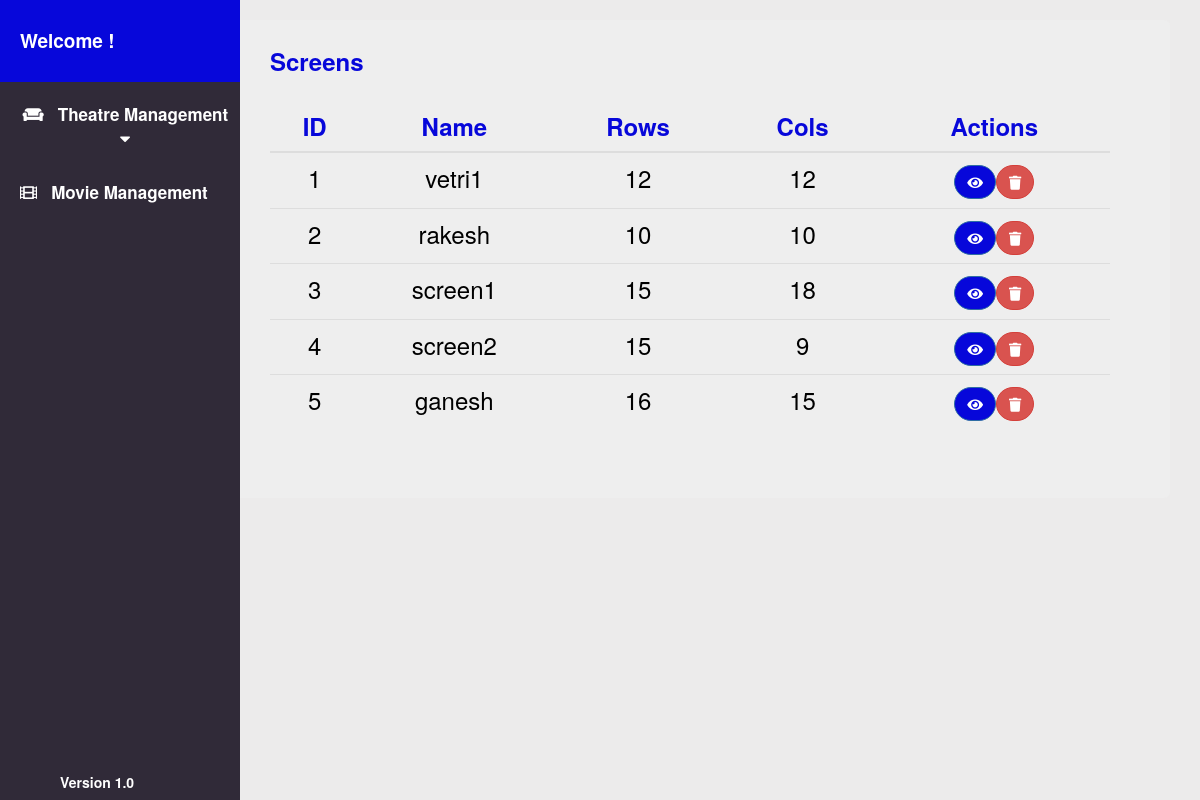
The page /manager/dashboard/screen-view/ (signed in) on the database its author committed.
### dashboard/models.py (models this page shows, shortened)
class screen(models.Model) :
    name = models.CharField(max_length=20)
    no_of_rows = models.IntegerField(validators=[MaxValueValidator(75)])
    no_of_columns = models.IntegerField(validators=[MaxValueValidator(50)])
    theatre = models.ForeignKey(theatre,related_name="screen",on_delete=models.CASCADE)

### dashboard/views.py (the view)
# urls.py: path('screen-view/',views.screen_view.as_view(),name="screen-view"),
class screen_view(LoginRequiredMixin, PermissionRequiredMixin, ListView):
    context_object_name = 'screen'
    model = models.screen
    template_name = 'dashboard/screen_view.html'
    permission_required = 'dashboard.screen.can_view_screen'

### dashboard/templates/dashboard/screen_view.html (shortened to what this page needs)
{% extends 'dashboard/layout.html' %}
{% block content %}
<h3><strong>
  Screens <br>
<br>
<table class="table table-hover">
    <thead>
      <tr>
        <th>ID</th>
        <th>Name</th>
        <th>Rows</th>
        <th>Cols</th>
        <th>Actions</th>
      </tr>
    </thead>
    <tbody>
      {% for sr in screen %}
      <tr>
        <td>{{ forloop.counter }}</td>
        <td>{{ sr.name }}</td>
        <td>{{ sr.no_of_rows }}</td>
        <td>{{ sr.no_of_columns }}</td>
        <td><a href="{% url 'dashboard:screen-detail-view' pk=sr.id %}"><button class="btn btn-primary"><i class="fas fa-eye"></i></button></a><a href="{% url 'dashboard:screen-delete-view' pk=sr.id %}"><button class="btn btn-danger"> <i class="fas fa-trash"></i></button></a></td>
      </tr>
      {% endfor %}
    </tbody>
  </table>
{% endblock %}

### static/css/style.css (style rules this page uses)
* { margin: 0; padding: 0; border: 0; }

### dashboard/templates/dashboard/screen_view.html (style rules this page uses)
h3 { color : rgb(7, 7, 218); margin-top : -20px; }
td { padding: 1% !important; font-weight: 400; color : rgb(0,0,0); text-align: center; }
th { text-align: center; }
.btn-success,.btn-danger,.btn-primary { border-radius: 5rem; }
.btn-primary { background-color: rgb(7, 7, 218); }

### rows shown on the page
screen: name "vetri1", no_of_rows "12", no_of_columns "12"
screen: name "rakesh", no_of_rows "10", no_of_columns "10"
screen: name "screen1", no_of_rows "15", no_of_columns "18"
screen: name "screen2", no_of_rows "15", no_of_columns "9"
screen: name "ganesh", no_of_rows "16", no_of_columns "15"
